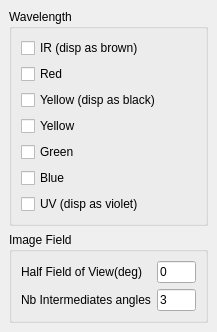
<?xml version="1.0" encoding="UTF-8"?>
<ui version="4.0">
 <class>DockLightProperties</class>
 <widget class="QDockWidget" name="DockLightProperties">
  <property name="geometry">
   <rect>
    <x>0</x>
    <y>0</y>
    <width>217</width>
    <height>321</height>
   </rect>
  </property>
  <property name="features">
   <set>QDockWidget::DockWidgetFloatable|QDockWidget::DockWidgetMovable</set>
  </property>
  <property name="windowTitle">
   <string>Light Properties</string>
  </property>
  <widget class="QWidget" name="dockWidgetContents">
   <layout class="QVBoxLayout" name="verticalLayout">
    <item>
     <widget class="QGroupBox" name="groupBox">
      <property name="title">
       <string>Wavelength</string>
      </property>
      <layout class="QVBoxLayout" name="verticalLayout_2">
       <item>
        <widget class="QCheckBox" name="cbIR">
         <property name="text">
          <string>IR (disp as brown)</string>
         </property>
        </widget>
       </item>
       <item>
        <widget class="QCheckBox" name="cbRed">
         <property name="text">
          <string>Red</string>
         </property>
        </widget>
       </item>
       <item>
        <widget class="QCheckBox" name="cbYellowBlack">
         <property name="text">
          <string>Yellow (disp as black)</string>
         </property>
        </widget>
       </item>
       <item>
        <widget class="QCheckBox" name="cbYellow">
         <property name="text">
          <string>Yellow</string>
         </property>
        </widget>
       </item>
       <item>
        <widget class="QCheckBox" name="cbGreen">
         <property name="text">
          <string>Green</string>
         </property>
        </widget>
       </item>
       <item>
        <widget class="QCheckBox" name="cbBlue">
         <property name="text">
          <string>Blue</string>
         </property>
        </widget>
       </item>
       <item>
        <widget class="QCheckBox" name="cbUV">
         <property name="text">
          <string>UV (disp as violet)</string>
         </property>
        </widget>
       </item>
      </layout>
     </widget>
    </item>
    <item>
     <widget class="QGroupBox" name="groupBox_2">
      <property name="title">
       <string>Image Field</string>
      </property>
      <layout class="QVBoxLayout" name="verticalLayout_4">
       <item>
        <layout class="QGridLayout" name="gridLayout">
         <item row="0" column="0">
          <widget class="QLabel" name="label">
           <property name="text">
            <string>Half Field of View(deg)</string>
           </property>
          </widget>
         </item>
         <item row="0" column="1">
          <widget class="QLineEdit" name="leHalfFOV">
           <property name="text">
            <string>0</string>
           </property>
          </widget>
         </item>
         <item row="1" column="0">
          <widget class="QLabel" name="label_2">
           <property name="text">
            <string>Nb Intermediates angles</string>
           </property>
          </widget>
         </item>
         <item row="1" column="1">
          <widget class="QLineEdit" name="leNbSteps">
           <property name="text">
            <string>3</string>
           </property>
          </widget>
         </item>
        </layout>
       </item>
      </layout>
     </widget>
    </item>
    <item>
     <spacer name="verticalSpacer">
      <property name="orientation">
       <enum>Qt::Vertical</enum>
      </property>
      <property name="sizeHint" stdset="0">
       <size>
        <width>20</width>
        <height>40</height>
       </size>
      </property>
     </spacer>
    </item>
   </layout>
  </widget>
 </widget>
 <resources/>
 <connections/>
</ui>
